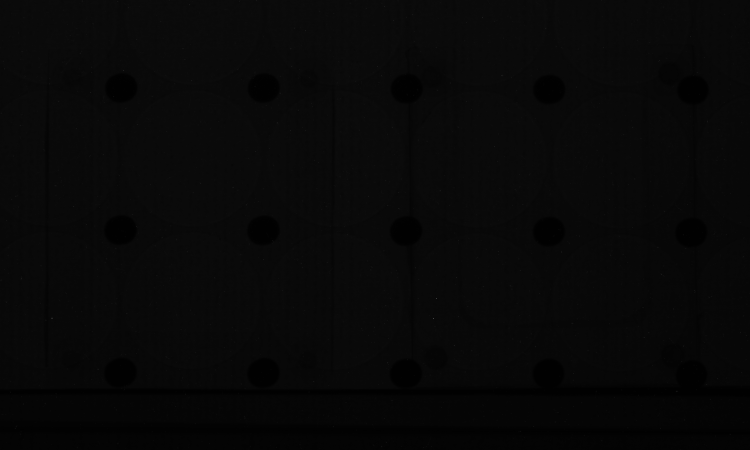
#> input picture tutorial/00_Common/data/stepwedge/exp10s_bbempty.tif, 1500 x 900 px (shown at 1/2 size); its folder holds only this picture in this run
$ python -i imageutils.py   (imports and definitions only)   (older library calls are emulated)
#> lines starting #> are read from the running program, lines starting #| are printed output that depends on the picture; after the words box and inside, x2 and y2 are one past the last pixel; in counts of white or black regions, pixels touching at a corner belong together
#> further down, picture is the input picture: shape (900, 1500); min 1, max 242, mean 7.9
import numpy as np
import scipy.ndimage.filters as flt2
from scipy import ndimage
import matplotlib.pyplot as plt
from tqdm import tqdm
import skimage.filters as flt
import skimage.morphology as morph

# [26 lines left out: functions _spotclean, spotclean, not called in this run]


def fill_spots(img,size=5) :
#> called with size = 5
    med = flt.median(img,selem=np.ones([size,1]))
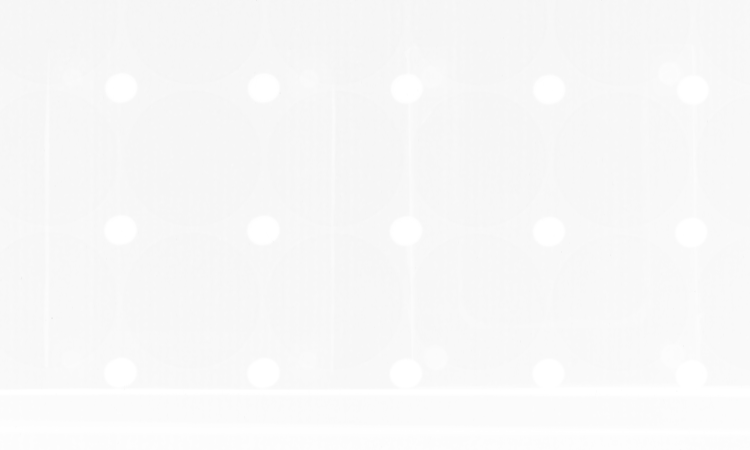
#> med: shape (900, 1500) (shown at 1/2 size); min 219, max 255, mean 248.2
    med = flt.median(med,selem=np.ones([1,size]))
    fm = img.copy()
    fm[1:-2,1:-2] = med[1:-2,1:-2]
#> fm: shape (900, 1500); min 219, max 255, mean 248.2
    fm = np.maximum(fm,img)

    res=morph.reconstruction(fm,img,method='erosion')

    return res


# [8 lines left out: function fill_spots2, not called in this run]

def _morph_spot_clean(img,th_peaks=0.95,th_holes=0.95,method=0) :
    if method==0 :
        fp=-fill_spots(-img)
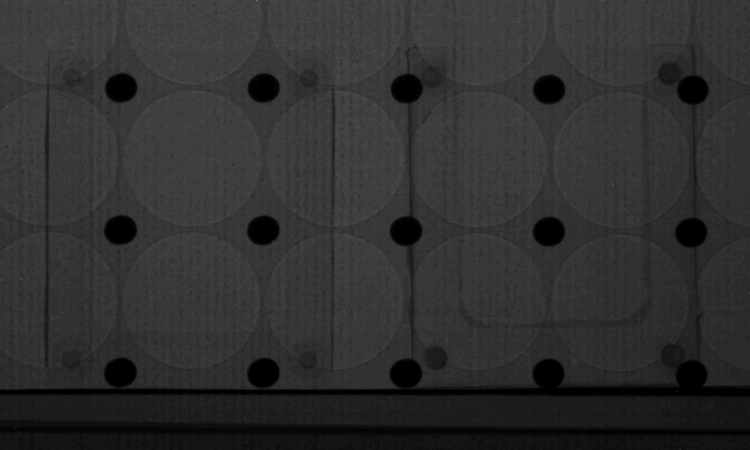
#> fp: shape (900, 1500) float64 (shown at 1/2 size); min -255, max -219, mean -248.2; drawn with min black and max white
        fh=fill_spots(img)
#> call 2 of fill_spots, with size = 5
#> in fill_spots (call 2), `med = flt.median(med,selem=np.ones([1,size]))`:
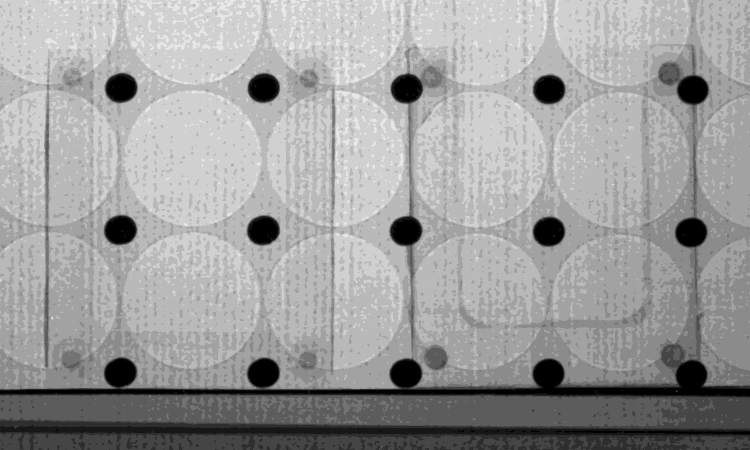
#> med: shape (900, 1500) (shown at 1/2 size); min 1, max 12, mean 7.83; drawn with min black and max white
#> in fill_spots (call 2), `fm[1:-2,1:-2] = med[1:-2,1:-2]`: fm: shape (900, 1500); 17.48% of pixels changed, all inside (x1, y1, x2, y2) = (1, 1, 1498, 898)
    else:
        fp=-fill_spots2(-img)
        fh=fill_spots2(img)

    dh=np.abs(img-fh)
    dp=np.abs(img-fp)

    hh,ah=np.histogram(dh.ravel(),bins=1024);
#> hh = 1024 values, max 1317166 at index 0, min 0 at index 1, mean 1318.4; ah = 1025 values from 0 to 8
    hp,ap=np.histogram(dp.ravel(),bins=1024);
#> hp = 1024 values, max 1295191 at index 0, min 0 at index 1, mean 1318.4; ap = 1025 values from 256 to 489
    chh=np.cumsum(hh)
#> chh = 1024 values from 1317166 to 1350000
    chp=np.cumsum(hp)
#> chp = 1024 values from 1295191 to 1350000
    thh=ah[np.argmax(th_holes<chh/chh[-1])]
#> thh = 0
    thp=ap[np.argmax(th_peaks<chp/chp[-1])]
#> thp = 256

    res=img.copy()
    res[thh<dh]=fh[thh<dh]
    res[thp<dp]=fp[thp<dp]
#> res: shape (900, 1500); min 1, max 37, mean 7.8

    return res

# [271 lines left out: functions morph_spot_clean, linepattern, linepattern2d, contraststeps, neutronimage, generatespots and 11 more, not called in this run]

>>> import cv2
>>> picture = cv2.imread('../../../tutorial/00_Common/data/stepwedge/exp10s_bbempty.tif', cv2.IMREAD_GRAYSCALE)
>>> result = _morph_spot_clean(picture)

$ run again, on tutorial/00_Common/data/stepwedge/exp20s_bbempty.tif
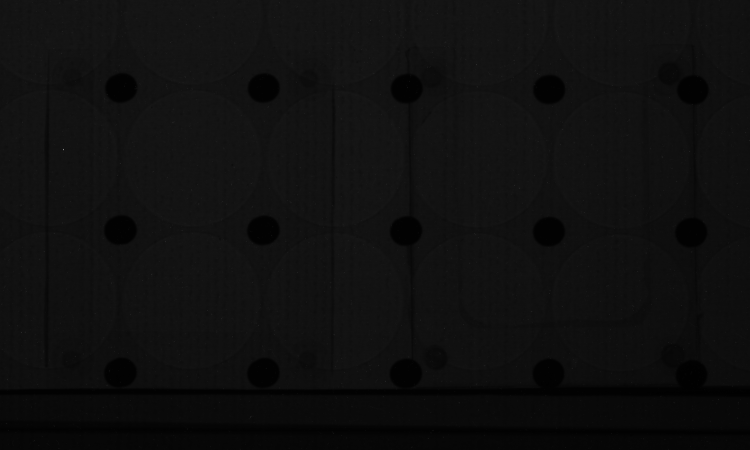
#> input picture tutorial/00_Common/data/stepwedge/exp20s_bbempty.tif, 1500 x 900 px (shown at 1/2 size)
#> picture is the input picture: shape (900, 1500); min 1, max 242, mean 15.1
#> in _morph_spot_clean, `fp=-fill_spots(-img)`:
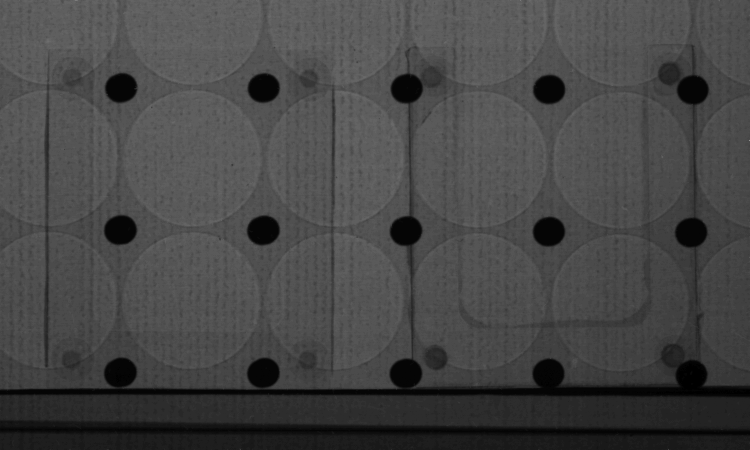
#> fp: shape (900, 1500) float64 (shown at 1/2 size); min -255, max -204, mean -240.9; drawn with min black and max white
#> in fill_spots (call 2), `med = flt.median(med,selem=np.ones([1,size]))`:
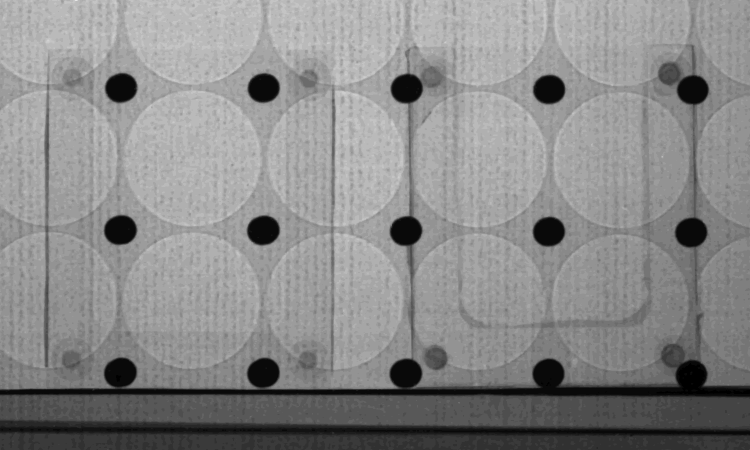
#> med: shape (900, 1500) (shown at 1/2 size); min 1, max 27, mean 15.1; drawn with min black and max white
#> hh = 1024 values, max 1298976 at index 0, min 0 at index 1, mean 1318.4; ah = 1025 values from 0 to 11
#> hp = 1024 values, max 1277206 at index 0, min 0 at index 1, mean 1318.4; ap = 1025 values from 256 to 479
#> chh = 1024 values from 1298976 to 1350000
#> chp = 1024 values from 1277206 to 1350000
#> thh = 0
#> thp = 256.9
